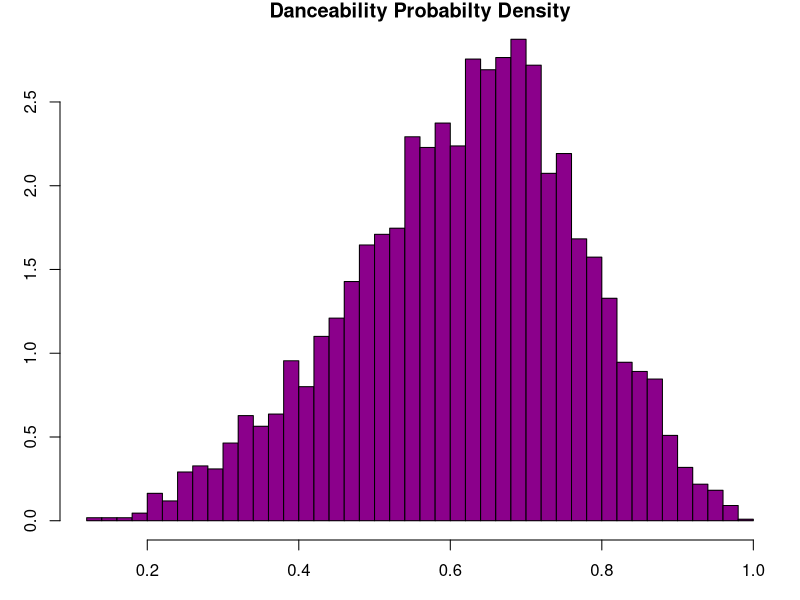
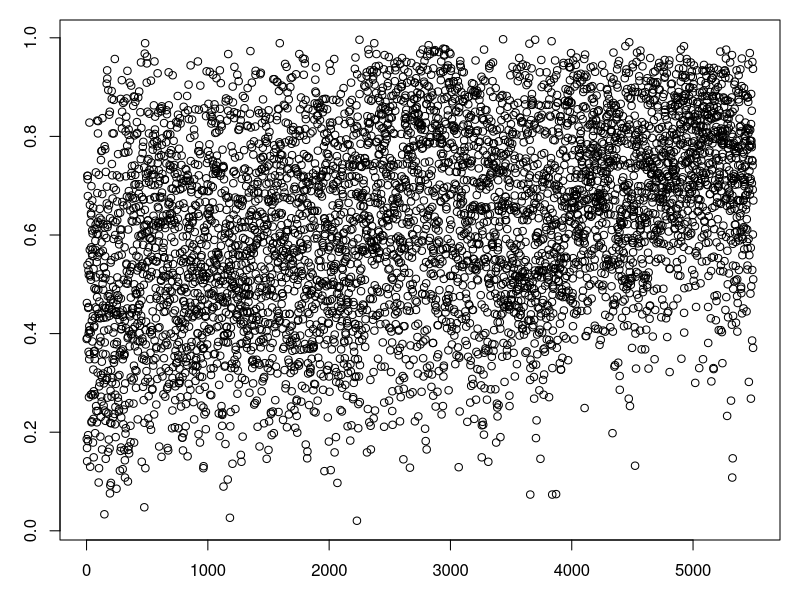

Generate these figures, in order, with R: (Note: this script raises an error after producing the figures.)
#Kodi Obika
#Eryk Pecyna
#Additional Point 22 - Team consists of two members

#This code is for getting Spotify's data Billboard Top 100s from 1960-2015 and writing the relevant
#data to a csv, run it once then never again

#library(billboard)
#dirty <- spotify_track_data
#tracks <- data.frame(year = dirty$year, explicit = dirty$explicit, danceability = dirty$danceability,
#                     energy = dirty$energy, key = dirty$key, loudness = dirty$loudness,
#                     mode = dirty$mode, speechiness = dirty$speechiness, acousticness = dirty$acousticness,
#                     instrumentalness = dirty$instrumentalness, liveness = dirty$liveness,
#                     valence = dirty$valence, tempo = dirty$tempo, duration_ms = dirty$duration_ms,
#                     time_signature = dirty$time_signature)
#
#write.csv(tracks, "TrackData.csv")
#
#data <- read.csv("TrackData.csv")
#
#N <- length(data$danceability)
#Position <- numeric(N)
#for(i in 1:N) {
#  diff <- which(data$year == data$year[i])[1] - 1
#  Position[i] <- data$X[i]-diff
#}
#
#tracks <- cbind(Position, tracks)
#
#write.csv(tracks, "TrackData.csv")


#Additional Point 1 - lots of columns baby
#Additional Point 2 - The data set is large enough that we can use it as a population to
#                     draw samples from
data <- read.csv("TrackData.csv")

par(mar=c(3,3,1,1))

hist(data$danceability,
     breaks="FD", 
     freq=FALSE,
     col="darkmagenta",
     xlab = "Danceability",
     main = "Danceability Probabilty Density")

plot(data$energy, data$Position)


linreg <- function(xCol, yCol, xLabel = "X", yLable = "Y") {
  #Basis Vectors for the vector space single degree polynomial functions
  m1 <- rep(1, length(xCol))
  m2 <- xCol
  
  #Projection Matrix approach
  A <- cbind(m1, m2)
  B <- t(A)%*%A
  BInv <- solve(B)
  P <- A%*%BInv%*%t(A)
  Projection <- P%*%yCol
  
  plot(xCol, yCol, pch = ".", cex = 2)
  points(xCol, Projection, col = "darkmagenta", pch =".", cex = 3)
  return((BInv%*%t(A)%*%yCol)[2])
}

linreg(data$danceability[data$year == 2014], data$Position[data$year == 2014])
linreg(data$energy, data$Position)
linreg(data$loudness, data$Position)
linreg(data$speechiness, data$Position)
linreg(data$energy, data$Position)
